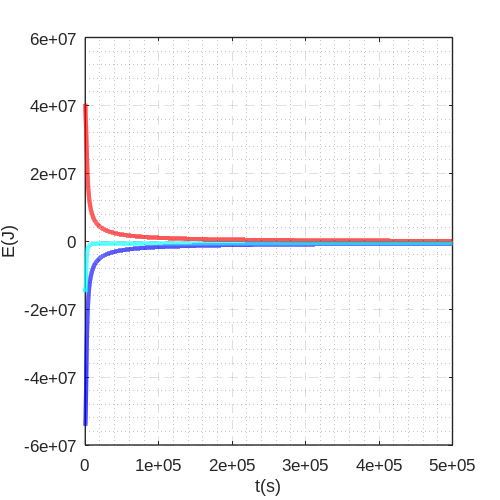

Source code (MATLAB): (Note: this script raises an error after producing the figure.)
%% Gráfico de la energia cinetica en funcion del paso

clear all, close all;

%graphics_toolkit gnuplot % Descomentar si se usa Octave

%eje y con numeros de final de tabla nombre ejey: Ec 
%eje x con numeros i/n (con n=5, es 0/5,1/5,2/5,etc) nombre ejex: h(t(s))

% Importo resultados de cada corrida de numerico.py 
% Debo tener en cuenta que cada archivo generado por numerico.py presenta una
% linea de encabezado y utiliza | para separar los datos .

energia = dlmread('emecanica_rk.txt', ',',0,0);

%Obtengo las energias a partir de los datos del programa

energia_c = energia(:,1);
energia_p = energia(:,2);
energia_m = energia(:,3);
tiempo_h = energia(:,4);


% Primero, para identificar a los objetos, guardamos los "Handlers"
% Genero la figura
Hf1 = figure(1);
% Modifico las opciones de la figura. En este caso sólamente definimos el tamaño de la figura
% (a la hora de imprimirse).
set(Hf1,'PaperUnits','inches','PaperPosition',[0 0 5 5]);

%Genero ejes
Ha2 = axes;
% Cambio sus atributos.
set(Ha2,'Box','on','FontName','Arial','FontSize',12,'GridLineStyle','--','LineWidth',1,'TickDir','in');
grid on;
grid minor;
hold on;

%Grafico curvas de energias

h1 = plot(tiempo_h,energia_c,'r-','LineWidth',3);											% Energia Cinetica
h2 = plot(tiempo_h,energia_p,'b-','LineWidth',3);											% Energia Potencial
h3 = plot(tiempo_h,energia_m,'c-','LineWidth',3);					            % Energia Mecanica

% Ponemos etiquetas a los ejes.

ylabel('E(J)');
xlabel('t(s)');


%Preparo la leyenda

LEYENDA1 = sprintf('Energia Cinetica');
LEYENDA2 = sprintf('Energia Potencial');
LEYENDA3 = sprintf('Energia Mecanica');

Hleg = legend(Ha,[h1 h2 h3],{LEYENDA1, LEYENDA2, LEYENDA3}, 'Position', NorthWest);
legend('boxon');
set(Hleg,'FontName','Arial','FontSize',7);

%Imprimo en un archivo el grafico
print('Grafico_energias_rk.pdf','-dpdf','-r300');